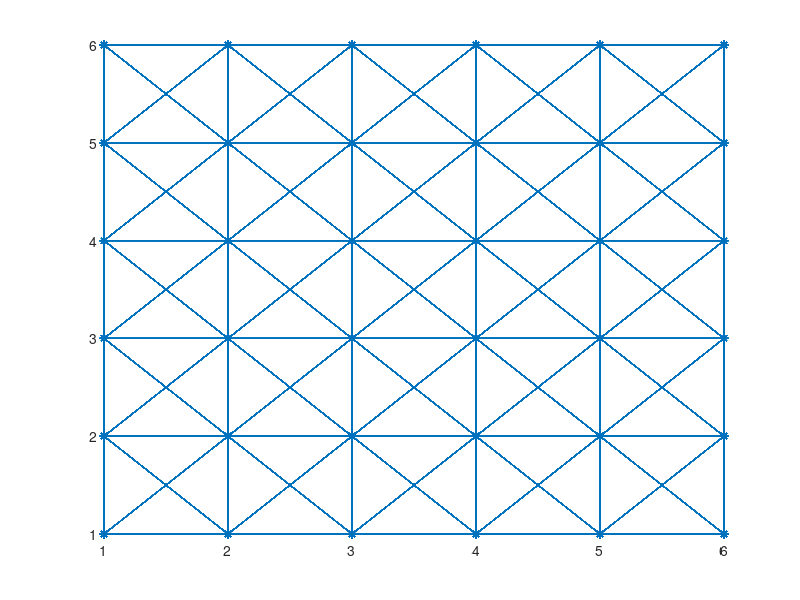

Write MATLAB code to recreate this figure. (Note: this script raises an error after producing the figure.)
%Testing multi-objective optimization

clear
close all

tic

P_tr_thresh = 0.2;

%build adjacency matrix
%square grid, connected right and down
s =6;
V = s^2;
N = V^2;
i_vals = [];
j_vals = [];
vals = [];
% k_vals = [];

minimum = 0.9;
maximum = 1.0;
P_tr = (maximum - minimum)*rand(V, 1) + minimum; %Prob. of traverse associated with each node. sqrt is to bias towards higher values.
costs = 10*abs(randn(V,1));

for i = 1:V    %for each row in adjacency matrix
   if (mod(i,s) >0) %if it isn't on the right edge of grid 
    j_vals(end+1) = i; %add node to right
    i_vals(end+1) = i+1;
   end

   if (mod(i, s) ~=1) %if node isn't on the left edge of grid
    j_vals(end+1) = i; %add node to left
    i_vals(end+1) = i-1;
   end
   
   if (i> s) %if vertex isn't on top of grid
    j_vals(end+1) = i ;   %add next node up
    i_vals(end+1) = i - s;
       if (mod(i,s) >0) %if it isn't on the right edge of grid 
        j_vals(end+1) = i; %add node to diagonal right
        i_vals(end+1) = i+1 - s;
       end

       if (mod(i, s) ~=1) %if node isn't on the left edge of grid
        j_vals(end+1) = i; %add node to diagonal left
        i_vals(end+1) = i-1 -s;
       end
   end
   
   if (i<=(V- s))   %if vertex isn't on bottom of grid
    j_vals(end+1) = i ;  %add next node down
    i_vals(end+1) = i+s ;
       if (mod(i,s) >0) %if it isn't on the right edge of grid 
        j_vals(end+1) = i; %add node to diagonal right
        i_vals(end+1) = i+1+ s;
       end

       if (mod(i, s) ~=1) %if node isn't on the left edge of grid
        j_vals(end+1) = i; %add node to diagonal left
        i_vals(end+1) = i-1+s;
       end
    
   end

      
end

minimum = 0.9;
maximum = 1.0;
vals = 10*abs(randn(length(i_vals), 1));  %generate random costs
a= sparse(i_vals, j_vals, vals);
adj = sparse(V^2, V^2);
for i=1:V-1
   adj((i-1)*V+1:(i-1)*V+V, i*V+1:i*V+V) = a;
end
 spy(adj)

% %create coordinates
coords = [];


% coords = [1,V];
for i = 1:N
   block_no = ceil(i/V);
   V_no = i - (block_no-1)*V;

   row = mod(V_no,s);
   col = ceil(V_no/s);
      if (row==0) row = s; end
   coords(end+1,:) = [row, col];
end
gplot(adj, coords, '*-')

[adj_i, adj_j, adj_v] = find(adj); %access rows and columns of adjacency matrix.

P_tr(end) = 1;
%d{i,1}(1) is minimum cost, d{i,1}(2) is total P_tr, d{i,2}(j,:) is path
%represented by that node.
d{N,2} = [];
for i=(N-V+1):(N) %create d vector to store cost, P_tr, parents for each entry in adj.
   d{i,1} = [0 1];
   d{i,2} = [i];
end

%calculate costs, P_tr for current vertex
for i=N:-1:1 %counting back from last populated column in adjacency matrix,
    col = i;  
        V_col = mod(col, V);
        if (V_col==0) V_col = V; end 
    conns = find(adj(:,col)~=0);    %find entries in column col
    options = [];
    for j=1:length(conns)   %for each connection,
        row = conns(j);             %row of current connection
        V_row = mod(row, V);
        if (V_row==0) V_row = V; end 

        new_options = [d{i,1}(:,1) + adj(row,col), d{i,1}(:,2)*P_tr(V_row), repmat(i, size(d{i,1}(:,1)))]; 
        options = [options; new_options];

        
        for k=1:size(options,1) %if option violates P_tr, set penalty cost
           if options(k,2) < P_tr_thresh
            options(k,1) = options(k,1) + 1000;         
           end
        end
    front = options(1,1:2);

   
% inner front -- This isn't working properly.
%     for k=2:size(options,1)
%         list1 = find(front(:,1) >= options(k,1));       %find list of points with greater cost
%         list2 = find(front(:,2) >= options(k,2));       %find list of points with greater P_tr
%         to_remove = [];
%         ind = [];
% 
%         for l=1:length(list1)
%             ind = find(list1(l) == list2);
%            if ~isempty(ind)
%             to_remove(end+1) = ind;
%            end
%         end
%         front(list2(to_remove),:) = [];
% 
%         if (length(list1) + length(list2) >0)
%             t1 = front(:,1) < options(k,1);
%             t2 = front(:,2) < options(k,2);
%             if (isempty(find(t1==t2, 1)))
%                 front = [front; options(k,:)];
%             end
%         end
%     end

    [f1, inds]= prtp(front); %% still incorrect
    if isempty(f1)
       f1 = front; 
    end

    d{conns(j),1} = [d{conns(j),1}; f1];
    d{conns(j),2} = [d{conns(j),2}; options(inds,3)];
    end
end


time = toc

sortrows(d{1})

% [~, ind] = min(d{1}(:,1));
% cost = d{1}(ind,1)
% Prob_traverse = d{1}(ind,2)

% hold on
% bp = best_path(:,end); %%%% THIS IS ARBITRARY.
% for i=1:size((bp),1)-1  %plot path 
%     plot(coords(bp(i),1), coords(bp(i),2), 'r*')
%     plot([coords(bp(i),1), coords(bp(i+1),1)],[coords(bp(i),2), coords(bp(i+1),2)], 'r-')    
% end
% axis off
% axis equal
